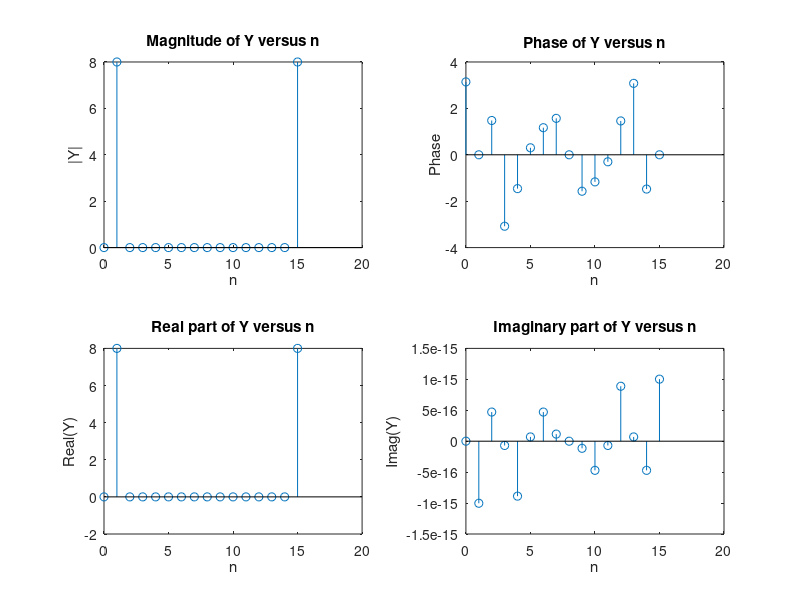
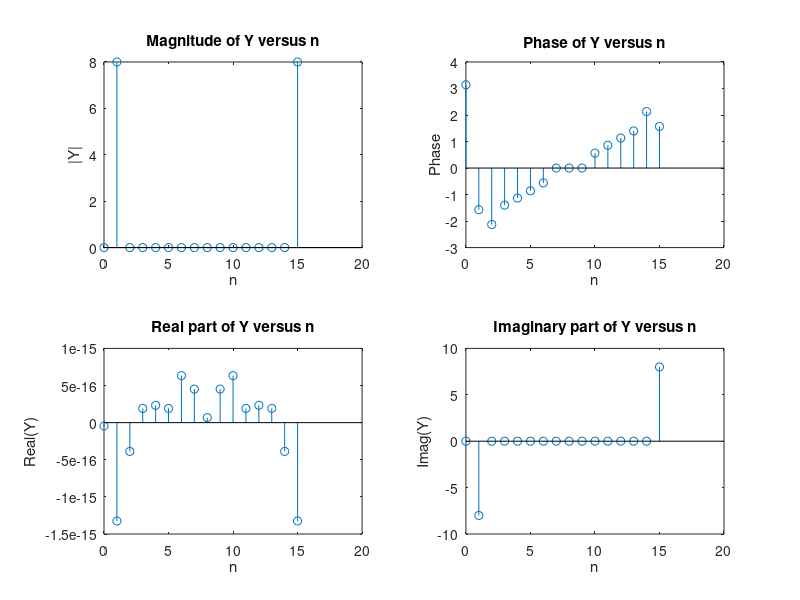
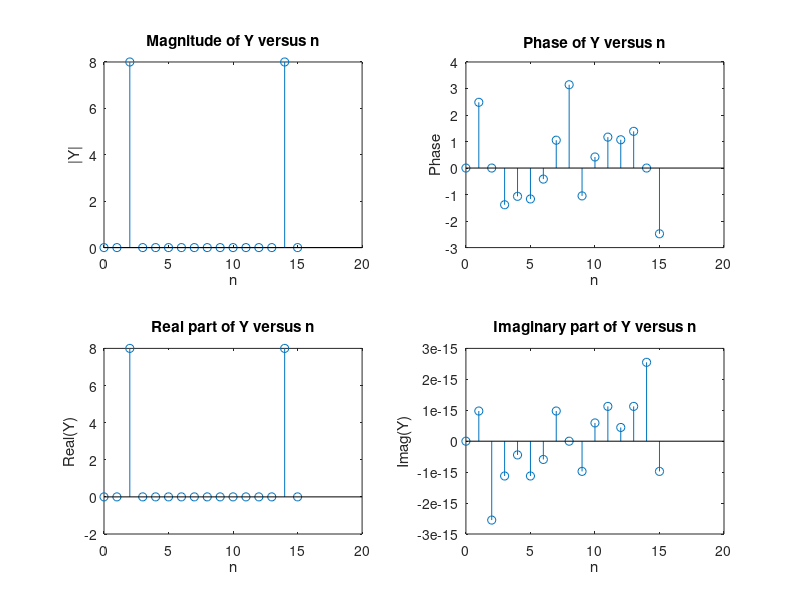
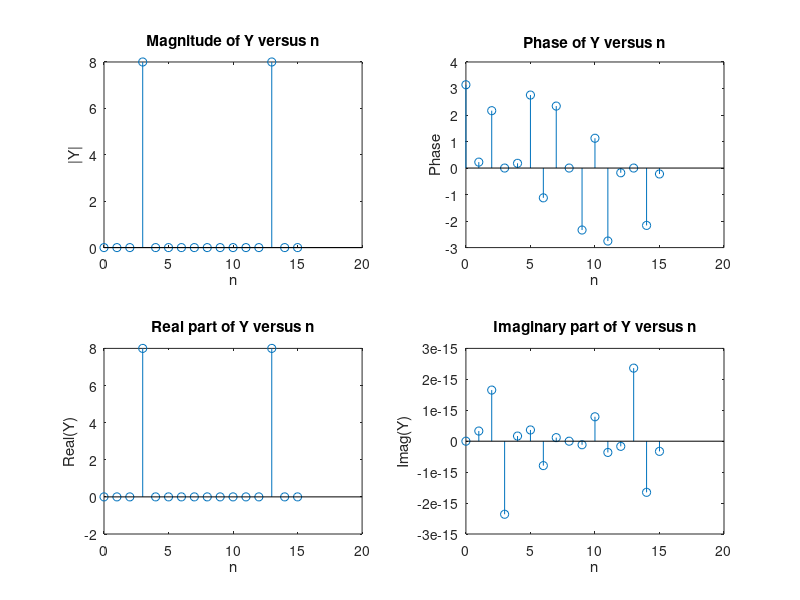

Here is the MATLAB script that generated these plots, in order: (Note: this script raises an error after producing the figures.)
N=16;
n=0:(N-1);
C=1;
xn=cos(2*pi*C*n/N);
figure(1)
%stem(xn)
% There appears to be one full period in this range

% FFT
Y = fft(xn);

figure(2)
% Plot magnitude of Y versus n
subplot(2,2,1);
stem(n, abs(Y));
title('Magnitude of Y versus n');
xlabel('n');
ylabel('|Y|');

% Plot phase of Y versus n
subplot(2,2,2);
stem(n, angle(Y));
title('Phase of Y versus n');
xlabel('n');
ylabel('Phase');

% Plot real part of Y versus n
subplot(2,2,3);
stem(n, real(Y));
title('Real part of Y versus n');
xlabel('n');
ylabel('Real(Y)');

% Plot imaginary part of Y versus n
subplot(2,2,4);
stem(n, imag(Y));
title('Imaginary part of Y versus n');
xlabel('n');
ylabel('Imag(Y)');

%{
The 2 non-zero terms in the magnitude plot represent the frequency
components of the input. We have exactly 2 components because the cosine
function has a specific individual frequency. This is split into positive
and negative components because of symmetry in the frequency domain.

We have one component at an index of 1 because this corresponds to the
fundamental frequency of the input signal. Our fundamental frequency should
be 1/16 in this case, this could be a harmonic?

We have another component at index of 15 because this represents the 
periodic frequencies wrapping around. This would be a frequency of 15/16,
or -1/16.

The magnitude of the non-zero components would be 8 because we normalize
our FFT by the length of our input - which is 16 samples long.
%}

%{
If the sampling frequency is 10khz:
Frequency Resolution: fs/N=10000/16=625hz
Length of the original data:N/fs=16/10000=1.6e-3 seconds
Actual Frequency: (C*fs)/N=10000/16=625Hz
%}

%% 
xn=sin(2*pi*C*n/N);

Y=fft(xn);

figure(3)
% Plot magnitude of Y versus n
subplot(2,2,1);
stem(n, abs(Y));
title('Magnitude of Y versus n');
xlabel('n');
ylabel('|Y|');

% Plot phase of Y versus n
subplot(2,2,2);
stem(n, angle(Y));
title('Phase of Y versus n');
xlabel('n');
ylabel('Phase');

% Plot real part of Y versus n
subplot(2,2,3);
stem(n, real(Y));
title('Real part of Y versus n');
xlabel('n');
ylabel('Real(Y)');

% Plot imaginary part of Y versus n
subplot(2,2,4);
stem(n, imag(Y));
title('Imaginary part of Y versus n');
xlabel('n');
ylabel('Imag(Y)');

%{
The magnitude of Y does not appear to change.
This is likely v=because the FFT will just compute the magnitude of the
frequency components. Since frequency doesn't change, neither will
magnitude

Y =

  Columns 1 through 10

  -0.0000 + 0.0000i  -0.0000 - 8.0000i  -0.0000 - 0.0000i   0.0000 - 0.0000i   0.0000 - 0.0000i   0.0000 - 0.0000i   0.0000 - 0.0000i   0.0000 + 0.0000i   0.0000 + 0.0000i   0.0000 + 0.0000i

  Columns 11 through 16

   0.0000 + 0.0000i   0.0000 + 0.0000i   0.0000 + 0.0000i   0.0000 + 0.0000i  -0.0000 + 0.0000i  -0.0000 + 8.0000i

We see that Y is entirely imaginary.
%}

%%
xn=cos(2*pi*2*n/16);

Y=fft(xn);

figure(4)
% Plot magnitude of Y versus n
subplot(2,2,1);
stem(n, abs(Y));
title('Magnitude of Y versus n');
xlabel('n');
ylabel('|Y|');

% Plot phase of Y versus n
subplot(2,2,2);
stem(n, angle(Y));
title('Phase of Y versus n');
xlabel('n');
ylabel('Phase');

% Plot real part of Y versus n
subplot(2,2,3);
stem(n, real(Y));
title('Real part of Y versus n');
xlabel('n');
ylabel('Real(Y)');

% Plot imaginary part of Y versus n
subplot(2,2,4);
stem(n, imag(Y));
title('Imaginary part of Y versus n');
xlabel('n');
ylabel('Imag(Y)');


% C=3

xn=cos(2*pi*3*n/16);

Y=fft(xn);

figure(5)
% Plot magnitude of Y versus n
subplot(2,2,1);
stem(n, abs(Y));
title('Magnitude of Y versus n');
xlabel('n');
ylabel('|Y|');

% Plot phase of Y versus n
subplot(2,2,2);
stem(n, angle(Y));
title('Phase of Y versus n');
xlabel('n');
ylabel('Phase');

% Plot real part of Y versus n
subplot(2,2,3);
stem(n, real(Y));
title('Real part of Y versus n');
xlabel('n');
ylabel('Real(Y)');

% Plot imaginary part of Y versus n
subplot(2,2,4);
stem(n, imag(Y));
title('Imaginary part of Y versus n');
xlabel('n');
ylabel('Imag(Y)');

%{ 
Here, we see that changing C to 2 shifted the frequency response from 
indeces 1 and 15 to indeces 2 and 14. The phase and imaginary plots are 
slightly different as well, because of the change in frequency.

Changing C to 3 shifts the indeces again to 3 and 13, and because of the
change in frequency we will again see a change in phase and imaginary
component.
%}

%%
N=1024;
C=10;
n=0:(N-1);
xn=cos(2*pi*C*n/N);
figure(6);
stem(xn);
% There appear to be 11 samples

Y=fft(xn);

figure(7);
stem(n,abs(Y))
% There is one peak at X=1014 Y=512

%%
C=15;
xn=cos(2*pi*C*n/N);
figure(8)
Y=fft(xn);
stem(n,abs(Y))
% This time the peak is at (1009, 512)
%%
n=(-N/2:(N/2-1));
xn=cos(2*pi*C*n/N);
figure(9)
Y=fft(xn);
stem(n,abs(Y))
hold on;
fftshift(Y);
stem(n, abs(fftshift(Y)))
hold off;
%%
N=1024;
C=10.5;
n=0:(N-1);
xn=cos(2*pi*C*n/N);
Y=fft(xn);
figure(10)
stem(xn)
figure(11)
stem(n, abs(Y))

%{
This "bin leakage" is clearly not an accurate representation for the
frequency of the system. There are frequency components that are
represented in the graph that are not present, and if this were a more
complicated signal with smaller frequency components, the bin leakage could
likely obscure some of those smaller components.
%}
%%
y=xn.*hanning(N).';
Y=fft(y);
figure(12)
stem(n, abs(Y))


%{
The Hanning window seems to "smooth" the window. Since it is applied to the
signal before it is transformed, it must apply this "smoothing" affect in
the time domain. It seems to reduce the leakage from the previous plot and
make the side lobes slightly smaller. 
%}

%%

clear; clf;
subplot(2,1,1);
N=16;
n=0:(N-1);
x=hanning(N);
stem(n,x);
grid;

subplot(2,1,2)
nn=-N/2:(N/2-1);
X=fftshift(fft(hanning(N)));
stem(nn, abs(X));
grid;

%{
Dot multiplying a time domain vector by a data taper window (hanning
window) should be how we achieve windowing.
It should effectively "taper" the edges
%}
%%
load('hunt.mat')
N=1024;
windowed=Signal.*hanning(N).';
Y=abs(fftshift(fft(windowed))); % Plotting this isn't helpful. 

% Attempt 1
%[~, i]=findpeaks(Y); % Find local peaks from Y and output their index
%magnitudes=abs(Y(i));
% Originally I got 280 contacts.

% Attempt 2
[~, i]=findpeaks(Y, MinPeakHeight=0.000001*max(abs(Y)));
fprintf('Number of target: %d\n', length(i))
% Now I get 4.
% This seems more reasonable. Should check graph to visually verify
stem(Y)
% Graph shows more than 4, so I adjusted multiplier from 0.1 to 0.00001.
% New answer: 6. Adding another 0 changes to 22, and 1 more changes to 218.
% This seems like a drastic change - 22 seems like the most reasonable
% answer (Since I can't imaging 218 being correct, but overshooting seems
% like the best option. I can't think of any mathematical way to determine
% what I should choose as a multiplier, but this does seem as though I
% should be able to determine a logical multiplier in a simpler fashion

% Contacts: 22
magnitudes=abs(Y(i));
frequencies=Y(i);
%{
magnitudes =

  Columns 1 through 19

    0.0256    0.0002    0.0003    0.0003    0.0003    0.0003    0.0004    0.0004    0.0005  217.4413  230.5689  230.5689  217.4413    0.0005    0.0004    0.0004    0.0003    0.0003    0.0003

  Columns 20 through 22

    0.0003    0.0002    0.0256


frequencies =

  Columns 1 through 19

    0.0256    0.0002    0.0003    0.0003    0.0003    0.0003    0.0004    0.0004    0.0005  217.4413  230.5689  230.5689  217.4413    0.0005    0.0004    0.0004    0.0003    0.0003    0.0003

  Columns 20 through 22

    0.0003    0.0002    0.0256
%}

%% 
%{
Windows are used to mitigate two primary issues: spectral leakage and
frequency resolution.
Spectral leakage occurs when the frequency ocntent of a signal is
misaligned from the discrete frequency "bins" in the FFT. This can cause
energy from the signal to "leak" into adjacent frequency bins. Windows are
used to "taper" the edges of the signal, reducing this leakage at the
borders of a signal and suppressing spectral leakage. Windows can help to
improve frequency resolution by narrowing the main lobe of the window's
frequency response - this can help the user to more easily differentiate
between tightly spaced components.

In this project, we explored relative advantages and drawbacks to using
rectangular windows vs hanning windows. A rectangular window can provide
poor frequency resolution because of its wide main lobe and tendency to
induce spectral leakage. While it seemed to do a good job representing the
original signal amplitude, it made it somewhat difficult to interpret the
frequency information. Hanning windows provide better frequency resolution
by reducing spectral leakage and tapering the window. Hanning windows do
perform slightly worse when it comes to representing signal amplitude
however. 

Using these concepts, we applied windowing techniques to sonar data in
order to improve frequency resolution and reduce spectral leakage. By
comparing the results obtained with regular and hanning windows, we
observed how the choice of window affects the detection and
characterization of sonar targets. We were able to determine a number of
hypothetical sonar targets using the improved resolution provided by the
hanning window.

I got some information online when I was looking for context/explanations.
https://community.sw.siemens.com/s/article/window-types-hanning-flattop-uniform-tukey-and-exponential
https://dsp.stackexchange.com/questions/208/what-should-be-considered-when-selecting-a-windowing-function-when-smoothing-a-t
%}